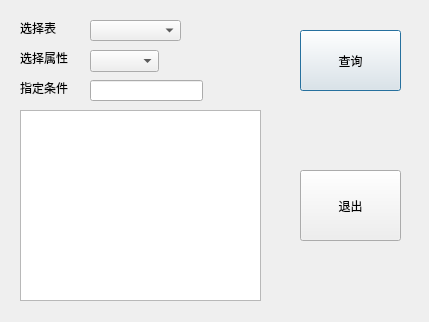
<?xml version="1.0" encoding="UTF-8"?>
<ui version="4.0">
 <class>select_record</class>
 <widget class="QDialog" name="select_record">
  <property name="geometry">
   <rect>
    <x>0</x>
    <y>0</y>
    <width>429</width>
    <height>322</height>
   </rect>
  </property>
  <property name="windowTitle">
   <string>查询记录</string>
  </property>
  <widget class="QComboBox" name="comboBox">
   <property name="geometry">
    <rect>
     <x>90</x>
     <y>20</y>
     <width>91</width>
     <height>21</height>
    </rect>
   </property>
  </widget>
  <widget class="QLineEdit" name="lineEdit">
   <property name="geometry">
    <rect>
     <x>90</x>
     <y>80</y>
     <width>113</width>
     <height>21</height>
    </rect>
   </property>
  </widget>
  <widget class="QComboBox" name="comboBox2">
   <property name="geometry">
    <rect>
     <x>90</x>
     <y>50</y>
     <width>69</width>
     <height>22</height>
    </rect>
   </property>
  </widget>
  <widget class="QTableWidget" name="tableWidget">
   <property name="geometry">
    <rect>
     <x>20</x>
     <y>110</y>
     <width>241</width>
     <height>191</height>
    </rect>
   </property>
  </widget>
  <widget class="QPushButton" name="select">
   <property name="geometry">
    <rect>
     <x>300</x>
     <y>30</y>
     <width>101</width>
     <height>61</height>
    </rect>
   </property>
   <property name="text">
    <string>查询</string>
   </property>
  </widget>
  <widget class="QPushButton" name="exit">
   <property name="geometry">
    <rect>
     <x>300</x>
     <y>170</y>
     <width>101</width>
     <height>71</height>
    </rect>
   </property>
   <property name="text">
    <string>退出</string>
   </property>
  </widget>
  <widget class="QLabel" name="label">
   <property name="geometry">
    <rect>
     <x>20</x>
     <y>20</y>
     <width>53</width>
     <height>15</height>
    </rect>
   </property>
   <property name="text">
    <string>选择表</string>
   </property>
  </widget>
  <widget class="QLabel" name="label_2">
   <property name="geometry">
    <rect>
     <x>20</x>
     <y>50</y>
     <width>53</width>
     <height>15</height>
    </rect>
   </property>
   <property name="text">
    <string>选择属性</string>
   </property>
  </widget>
  <widget class="QLabel" name="label_3">
   <property name="geometry">
    <rect>
     <x>20</x>
     <y>80</y>
     <width>53</width>
     <height>15</height>
    </rect>
   </property>
   <property name="text">
    <string>指定条件</string>
   </property>
  </widget>
 </widget>
 <resources/>
 <connections/>
</ui>
